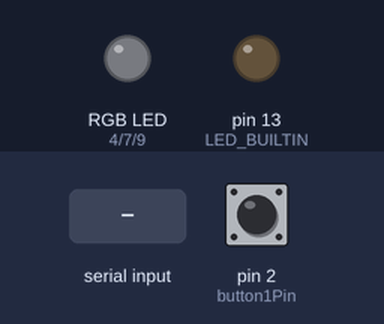
A sketch run on a simulated Arduino Uno, built with avr-gcc and run on an emulated ATmega328P. Parts: an RGB LED mixed from three pins (HIGH = lit), output pins drawn as LEDs (lit = HIGH). Dashed ring = blinking. The inputs (shaded band) are chosen by the test bench; at power-on: pin 2 (button1Pin) HIGH.

Above: at 1.2 s.
1.3 s: "101\n" received over Serial
At 1.5 s:
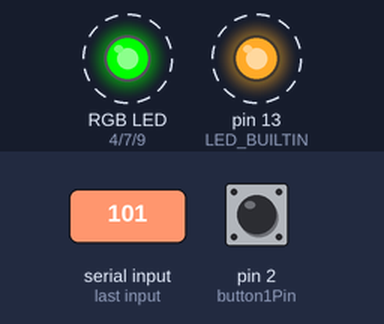
4.3 s: "90,45\n" received over Serial
At 5.0 s:
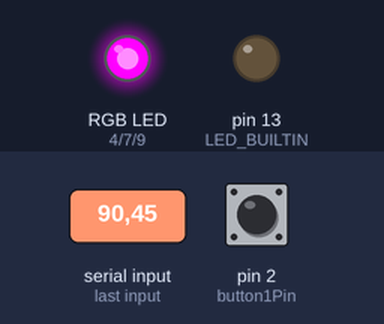
6.8 s: "0\n" received over Serial
At 7.6 s:
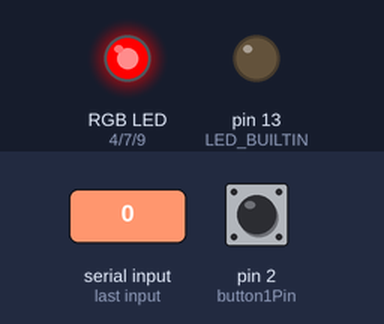
9.3 s: "1\n" received over Serial
At 9.8 s:
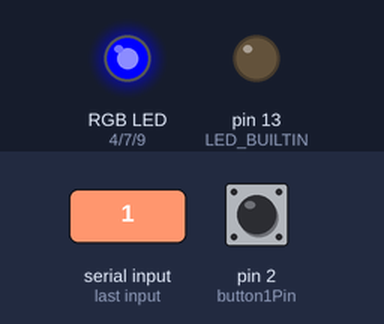
11.8 s: "2\n" received over Serial
At 12.6 s:
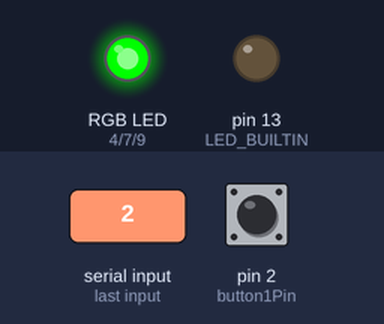
Timing chart, 0 to 14.8 s (numbered marks = the images above; inputs shaded):
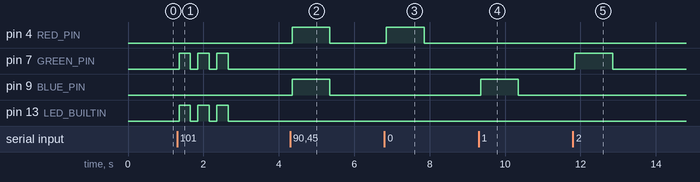

The sketch:

pc_latch_rgb_common_cathode.ino
```cpp
String inByte;					// reading serial for powershell commands
const int button1Pin = 2;  		// pushbutton 1 pin

const int RED_PIN = 4;			// LED for visualizer
const int GREEN_PIN = 7;		// LED for visualizer
const int BLUE_PIN = 9;		// LED for visualizer

int toggleState = 1;
unsigned long lastLedDisplayUpdate;
float lastVolume;
int ledDisplay;

void setup()
{
  // Set up the pushbutton pins to be an input:
  pinMode(button1Pin, INPUT_PULLUP);


  // Set up the LEDs pin to be an outputs:
  pinMode(LED_BUILTIN, OUTPUT);

  pinMode(RED_PIN, OUTPUT);
  pinMode(GREEN_PIN, OUTPUT);
  pinMode(BLUE_PIN, OUTPUT);

  // Set up the serial bus
  Serial.begin(9600);
  Serial.setTimeout(50);		//decreases parseInt timeout

}


void loop()
{
  int button1State, button2State;  // variables to hold the pushbutton states

  button1State = digitalRead(button1Pin);


    //if there is data to display, whether it is volume or mewt state
    if (Serial.available())  {
      inByte = Serial.readString();


        // blink unmewt light if volume level changes.  I can only seem to compare this delta if they are both Bytes and not int.
   float inBytefloat = inByte.toFloat();

/*   if (inBytefloat != lastVolume) {
    digitalWrite(GREEN_PIN, HIGH);  // turn the LED off
    delay (50);
    digitalWrite(GREEN_PIN, LOW);  // turn the LED off
    delay (50);
    digitalWrite(GREEN_PIN, HIGH);  // turn the LED off
   }
   lastVolume = inBytefloat;
*/

  //changes Byte to string and then to int in order to faciltate comparison and lcd display
   ledDisplay = String(inByte).toFloat();

        if (ledDisplay == 0) {
          digitalWrite(RED_PIN, HIGH);
          digitalWrite(LED_BUILTIN, LOW);
          digitalWrite(GREEN_PIN, LOW);
          digitalWrite(BLUE_PIN, LOW);
        }
        else if (ledDisplay == 1) {
          digitalWrite(RED_PIN, LOW);
          digitalWrite(LED_BUILTIN, LOW);
          digitalWrite(GREEN_PIN, LOW);
          digitalWrite(BLUE_PIN, HIGH);
        }

     else if (ledDisplay == 101) {
          digitalWrite(LED_BUILTIN, HIGH);
          digitalWrite(RED_PIN, LOW);
          digitalWrite(GREEN_PIN, HIGH);
          digitalWrite(BLUE_PIN, LOW);
          delay(300);
          digitalWrite(LED_BUILTIN, LOW);
          digitalWrite(RED_PIN, LOW);
          digitalWrite(GREEN_PIN, LOW);
          digitalWrite(BLUE_PIN, LOW);
          delay(200);
          digitalWrite(LED_BUILTIN, HIGH);
          digitalWrite(RED_PIN, LOW);
          digitalWrite(GREEN_PIN, HIGH);
          digitalWrite(BLUE_PIN, LOW);
          delay(300);
          digitalWrite(LED_BUILTIN, LOW);
          digitalWrite(RED_PIN, LOW);
          digitalWrite(GREEN_PIN, LOW);
          digitalWrite(BLUE_PIN, LOW);
          delay(200);
          digitalWrite(LED_BUILTIN, HIGH);
          digitalWrite(RED_PIN, LOW);
          digitalWrite(GREEN_PIN, HIGH);
          digitalWrite(BLUE_PIN, LOW);
          delay(300);
          digitalWrite(LED_BUILTIN, LOW);
          digitalWrite(RED_PIN, LOW);
          digitalWrite(GREEN_PIN, LOW);
          digitalWrite(BLUE_PIN, LOW);
        }
        else if ((ledDisplay % 3) == 0) {
          digitalWrite(RED_PIN, HIGH);
          digitalWrite(LED_BUILTIN, LOW);
          digitalWrite(GREEN_PIN, LOW);
          digitalWrite(BLUE_PIN, HIGH);
        }
        else if (ledDisplay % 3 == 1) {
          digitalWrite(RED_PIN, LOW);
          digitalWrite(LED_BUILTIN, LOW);
          digitalWrite(GREEN_PIN, HIGH);
          digitalWrite(BLUE_PIN, HIGH);
        }
        else if (ledDisplay % 3 == 2) {
          digitalWrite(RED_PIN, LOW);
          digitalWrite(LED_BUILTIN, LOW);
          digitalWrite(GREEN_PIN, HIGH);
          digitalWrite(BLUE_PIN, LOW);
        }
    //timestamps last MEWT display update
  lastLedDisplayUpdate = millis();
  }


  //if it's been over 1 second since last MEWT display update, turn off LEDs to avoid confusion
  if(millis() - lastLedDisplayUpdate > 1000) {
          digitalWrite(RED_PIN, LOW);
          digitalWrite(GREEN_PIN, LOW);
          digitalWrite(BLUE_PIN, LOW);
  }

  if (button1State != toggleState) // if we're pushing button 1
  {
  // send value to powershell to mewt
      Serial.println(button1State);
      toggleState = button1State;
  // delay removes button bounce
 	    delay(5);
  }


}
```

Measured:
- after the input at 1.3 s, pin 7 (GREEN_PIN), pin 13 (LED_BUILTIN): alternates HIGH for 0.30 s and LOW for 0.20 s, 6 changes in all, then stays LOW, starting after 0.05 s
- after the input at 4.3 s, pin 4 (RED_PIN), pin 9 (BLUE_PIN): LOW → HIGH after 0.06 s, → LOW 1.0 s later
- after the input at 6.8 s, pin 4 (RED_PIN): LOW → HIGH after 0.05 s, → LOW 1.0 s later
- after the input at 9.3 s, pin 9 (BLUE_PIN): LOW → HIGH after 0.05 s, → LOW 1.0 s later
- after the input at 11.8 s, pin 7 (GREEN_PIN): LOW → HIGH after 0.05 s, → LOW 1.0 s later
